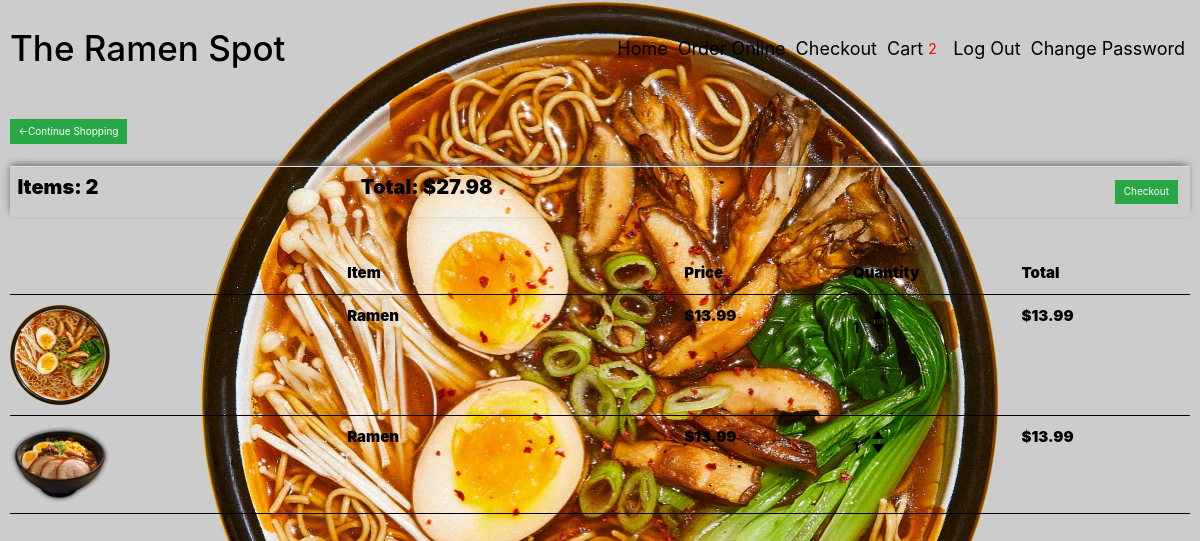
The app's page /restaurantCart/ (signed in), older data.
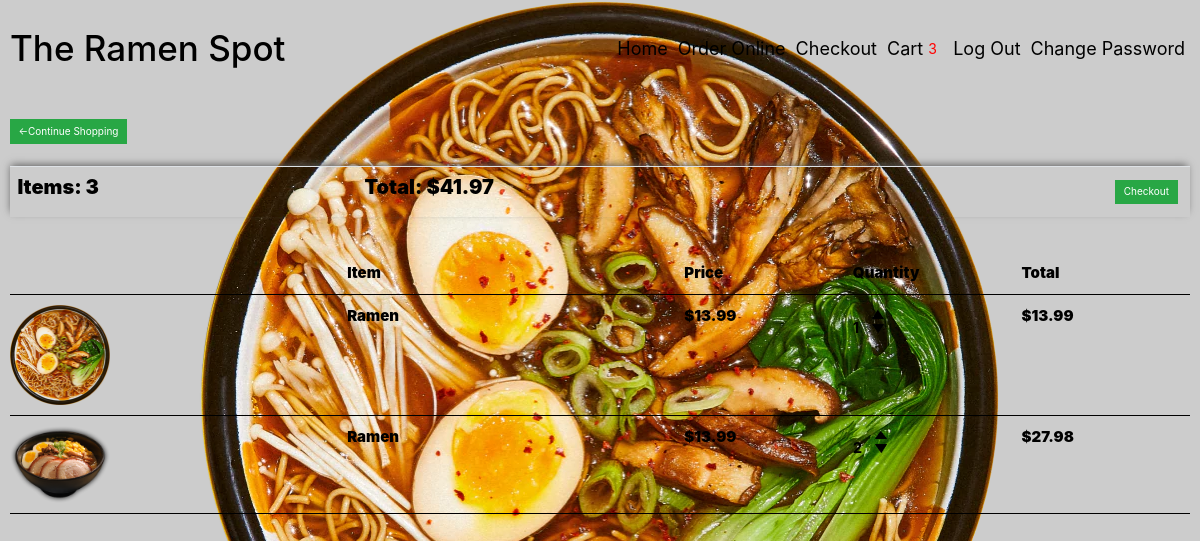
The same page, newer data.
### customer/models.py (models this page shows, shortened)
class Order(models.Model):
   customer = models.ForeignKey(Customer, on_delete=models.SET_NULL, blank=True, null=True)
   date_ordered = models.DateTimeField(auto_now_add=True)
   complete = models.BooleanField(default=False, null=True, blank=False)
   transaction_id = models.CharField(max_length=200, null=True)
   @property
   def cart_total(self):
      orderitems = self.orderitem_set.all()
      total = sum([item.get_total for item in orderitems])
      return total
   @property
   def cart_items(self):
      orderitems = self.orderitem_set.all()
      total = sum([item.quantity for item in orderitems])
      return total

class OrderItem(models.Model):
   product = models.ForeignKey(Products, on_delete=models.SET_NULL, blank=True, null=True)
   order = models.ForeignKey(Order, on_delete=models.SET_NULL, blank=True, null=True)
   quantity = models.IntegerField(default=0, null=True, blank=True)
   @property
   def get_total(self):
      total = self.product.price * self.quantity
      return total

class Products(models.Model):
   name = models.CharField(max_length=200, null=True)
   description = models.TextField(max_length=500)
   price = models.FloatField()
   dinein = models.BooleanField(default=False, null=True, blank=False)
   image = models.ImageField(null=True, blank=True)
   category = models.ManyToManyField('Category', related_name='item')
   @property
   def imageURL(self):
      try:
         url = self.image.url
      except:
         url = ''
      return url

### customer/views.py (the view)
# urls.py: path('restaurantCart/', views.restaurantCart, name="cart"),
def restaurantCart(request):
	if request.user.is_authenticated:
		customer = request.user.customer
		order, created = Order.objects.get_or_create(customer=customer, complete=False)
		items = order.orderitem_set.all()
		cartItems = order.cart_items
	else:
		items = []
		order = {'cart_total':0, 'cart_items':0, 'delivery': False}
		cartItems = order['cart_items']
	context = {'items':items, 'order':order, 'cartItems':cartItems}
	return render(request, 'customer/cart.html', context)

### templates/customer/cart.html
{% extends 'base.html' %}
{% load static %}
{% block content %}
<div class="row">
    <div class="col-lg-12">
        <div class="element-1">
            <a  class="btn btn-success" href="{% url 'menu' %}">&#x2190;Continue Shopping</a>
            <br>
            <br>
            <table class="table item-total">
                <tr>
				    <th><h5>Items: <strong>{{order.cart_items}}</strong></h5></th>
					<th><h5 class="float">Total:<strong> ${{order.cart_total|floatformat:2}}</strong></h5></th>
                    <th>
                        <a  style="float:right; margin:5px;" class="btn btn-success" href="{% url 'checkout' %}">Checkout</a>
                    </th>
                </tr>
            </table>
        </div>
        <br>
        <div class="element-1">
            <div class="cart-row">
                <div style="flex:2"></div>
                <div style="flex:2"><strong>Item</strong></div>
                <div style="flex:1"><strong>Price</strong></div>
                <div style="flex:1"><strong>Quantity</strong></div>
                <div style="flex:1"><strong>Total</strong></div>
            </div>
            {% for item in items %}
            <div class="cart-row">
                <div style="flex:2"><img class="row-image" src="{{item.product.imageURL}}""></div>
                <div style="flex:2"><p>{{item.product.name}}</p></div>
                <div style="flex:1"><p>${{item.product.price|floatformat:2}}</p></div>
                <div style="flex:1">
                    <p class="quantity">{{item.quantity}}</p>
                    <div class="quantity">
                        <img data-products="{{item.product.id}}" data-action="add" class="chg-quantity add-btn update-cart" src="{% static  'images/up-arrow.png' %}">
                        <img data-products="{{item.product.id}}" data-action="remove" class="chg-quantity add-btn update-cart" src="{% static  'images/down-arrow.png' %}">
                    </div>
                </div>
                <div style="flex:1"><p>${{item.get_total|floatformat:2}}</p></div>
            </div>
            {% endfor %}
        </div>
    </div>
</div>
{% endblock content %}

Row changes from the older to the newer data that the page shows:
changed through a linked row, Order: cart_items "2" → "3"; cart_total "27.98" → "41.97"
changed OrderItem (number 2 of 2 on the later page): quantity "1" → "2"; get_total "13.99" → "27.98"
Text that changed along with them:
{{ cartItems }}: "2" → "3"
